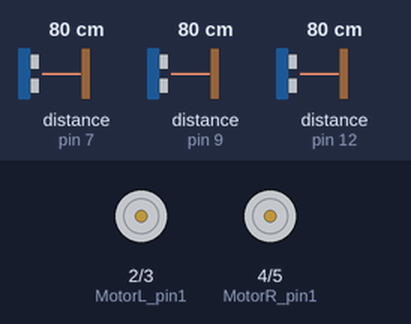
Simulated run of this sketch. Board: Arduino Uno, built with avr-gcc and run on an emulated ATmega328P. Shown: motor-driver pin pairs drawn as motors (green arrow = first pin HIGH = forward, orange = second pin HIGH = backward, longer = more drive). Wiring (inferred from the names in the program): 3 × ultrasonic range finder: trigger pin 8, echo pin 7 / trigger pin 10, echo pin 9 / trigger pin 11, echo pin 12. Inputs (shaded band) come from the test bench; at power-on: distance to the obstacle (sensors on pin 7, pin 9, pin 12) 80 cm. The echo pulse lasts 58.3 µs per cm.

Above: at 1.2 s.
1.3 s: distance to the obstacle (sensor on pin 7) set to 28 cm
2.8 s: distance to the obstacle (sensor on pin 7) set to 23 cm
At 3.9 s:
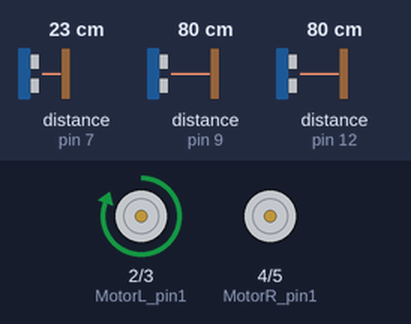
4.3 s: distance to the obstacle (sensor on pin 9) set to 28 cm
5.8 s: distance to the obstacle (sensor on pin 9) set to 23 cm
At 7.0 s:
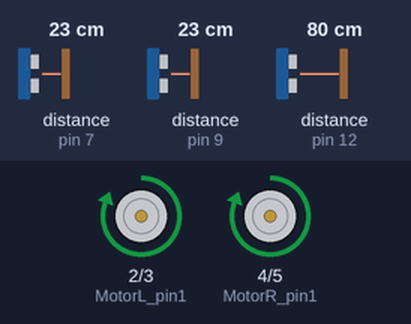
7.3 s: distance to the obstacle (sensor on pin 9) set to 6 cm
8.8 s: distance to the obstacle (sensor on pin 9) set to 3 cm
At 9.5 s:
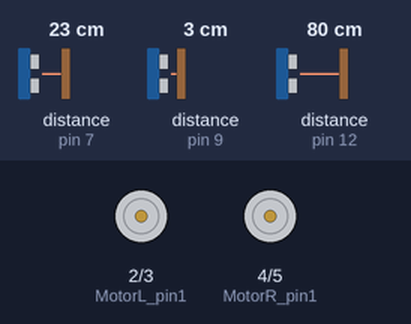
Timing chart, 0 to 11.3 s (numbered marks = the images above; inputs shaded):
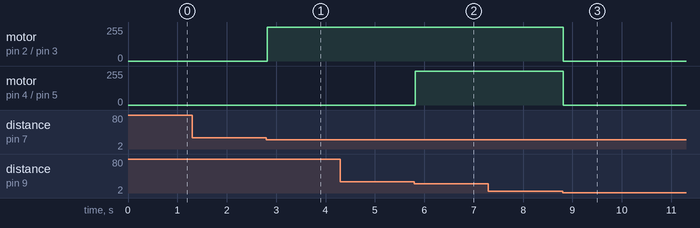

Measured:
- the behaviour switches between 26 and 25 cm on distance to the obstacle (sensor on pin 7) (found by bisection; images 0 and 1)
- the behaviour switches between 26 and 25 cm on distance to the obstacle (sensor on pin 9) (found by bisection; images 1 and 2)
- the behaviour switches between 5 and 4 cm on distance to the obstacle (sensor on pin 9) (found by bisection; images 2 and 3)
- after the input at 1.3 s, every drawn part: stays the same
- after the input at 2.8 s, motor on pin 2 (MotorL_pin1) / pin 3 (MotorL_pin2): stopped → forward 255/255 at once
- after the input at 4.3 s, every drawn part: stays the same
- after the input at 5.8 s, motor on pin 4 (MotorR_pin1) / pin 5 (MotorR_pin2): stopped → forward 255/255 at once
- after the input at 7.3 s, every drawn part: stays the same
- after the input at 8.8 s, motor on pin 2 (MotorL_pin1) / pin 3 (MotorL_pin2), motor on pin 4 (MotorR_pin1) / pin 5 (MotorR_pin2): forward 255/255 → stopped at once

The sketch:

powerful_inari_waasa1.ino
```cpp
// C++ code

// 1. Define motor pins
const int MotorL_pin1 = 2;
const int MotorL_pin2 = 3;
const int MotorR_pin1 = 4;
const int MotorR_pin2 = 5;


// 2. Define ultrasonic sensor pins
const int trig1 = 10;
const int echo1 = 9;
const int trig2 = 8;
const int echo2 = 7;
const int trig3 = 11;
const int echo3 = 12;


// 3. Variables for calculating distances
int distance1;
int distance2;
int distance3;
long duration;


// 4. Function to stop both motors
void Stop() {
  digitalWrite(MotorL_pin1, LOW);
  digitalWrite(MotorL_pin2, LOW);
  digitalWrite(MotorR_pin1, LOW);
  digitalWrite(MotorR_pin2, LOW);
}

// 5. Function to move both motors forward
void Forward() {
  digitalWrite(MotorL_pin1, HIGH);
  digitalWrite(MotorL_pin2, LOW);
  digitalWrite(MotorR_pin1, HIGH);
  digitalWrite(MotorR_pin2, LOW);
}

// 6. Function to turn left
void Left() {
  digitalWrite(MotorL_pin1, HIGH);
  digitalWrite(MotorL_pin2, LOW);
  digitalWrite(MotorR_pin1, LOW);
  digitalWrite(MotorR_pin2, LOW);
}

// 7. Function to turn right
void Right() {
  digitalWrite(MotorL_pin1, LOW);
  digitalWrite(MotorL_pin2, LOW);
  digitalWrite(MotorR_pin1, HIGH);
  digitalWrite(MotorR_pin2, LOW);
}


void setup() {
  Serial.begin(9600);

  // 8. Set motor pins as outputs
  pinMode(MotorL_pin1, OUTPUT);
  pinMode(MotorL_pin2, OUTPUT);
  pinMode(MotorR_pin1, OUTPUT);
  pinMode(MotorR_pin2, OUTPUT);


  // 9. Set ultrasonic sensor pins
  pinMode(trig1, OUTPUT);
  pinMode(echo1, INPUT);
  pinMode(trig2, OUTPUT);
  pinMode(echo2, INPUT);
  pinMode(trig3, OUTPUT);
  pinMode(echo3, INPUT);
}

void loop() {
  // 10. Ultrasonic sensor 1
  digitalWrite(trig1, LOW);
  delayMicroseconds(2);
  digitalWrite(trig1, HIGH);
  delayMicroseconds(10);
  digitalWrite(trig1, LOW);
  duration = pulseIn(echo1, HIGH);
  distance1 = duration * 0.034 / 2;

  // 11. Ultrasonic sensor 2
  digitalWrite(trig2, LOW);
  delayMicroseconds(2);
  digitalWrite(trig2, HIGH);
  delayMicroseconds(10);
  digitalWrite(trig2, LOW);
  duration = pulseIn(echo2, HIGH);
  distance2 = duration * 0.034 / 2;

  // 12. Ultrasonic sensor 3
  digitalWrite(trig3, LOW);
  delayMicroseconds(2);
  digitalWrite(trig3, HIGH);
  delayMicroseconds(10);
  digitalWrite(trig3, LOW);
  duration = pulseIn(echo3, HIGH);
  distance3 = duration * 0.034 / 2;


  // 13. Print distances
  // Serial.print("Distance1: "); Serial.println(distance1);
  // Serial.print("Distance2: "); Serial.println(distance2);
  // Serial.print("Distance3: "); Serial.println(distance3);


  // 14. Control movement based on distances
  if (distance1 < 4 || distance2 < 4 || distance3 < 4) {
    Stop(); // If any sensor detects an obstacle too close, stop.
  } else if (distance2 < 25 && distance3 < 25) {
    Forward(); // If object in front of sensor 2 and sensor 3, move forward.
  } else if (distance1 < 25) {
    Forward(); // If object in front, move forward.
  } else if (distance2 < 25) {
    Left(); // If object to the left, turn left.
  } else if (distance3 < 25) {
    Right(); // If object to the right, turn right.
  } else {
    Stop(); // Otherwise, stop (no object detected).
  }
}
```
